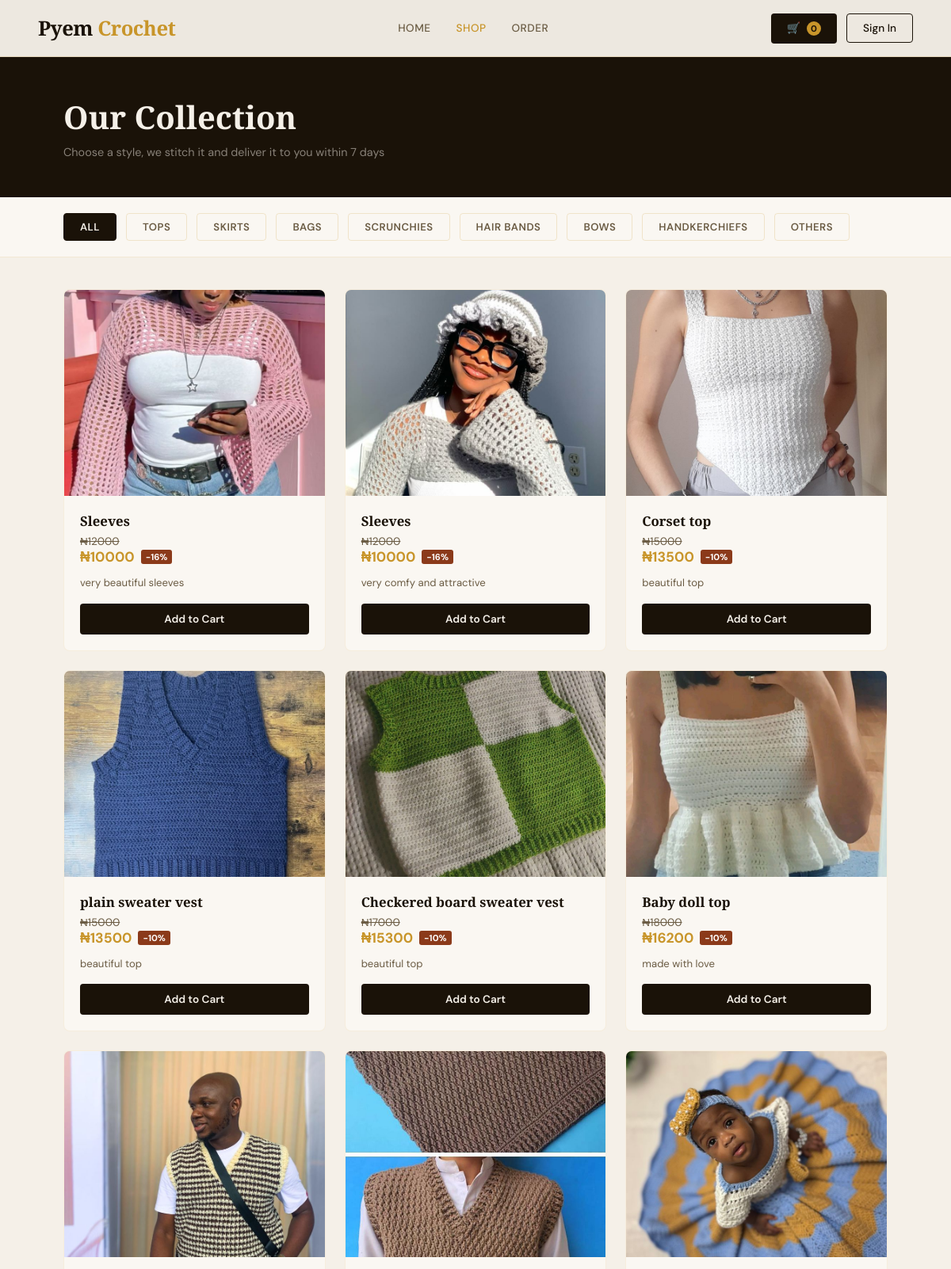
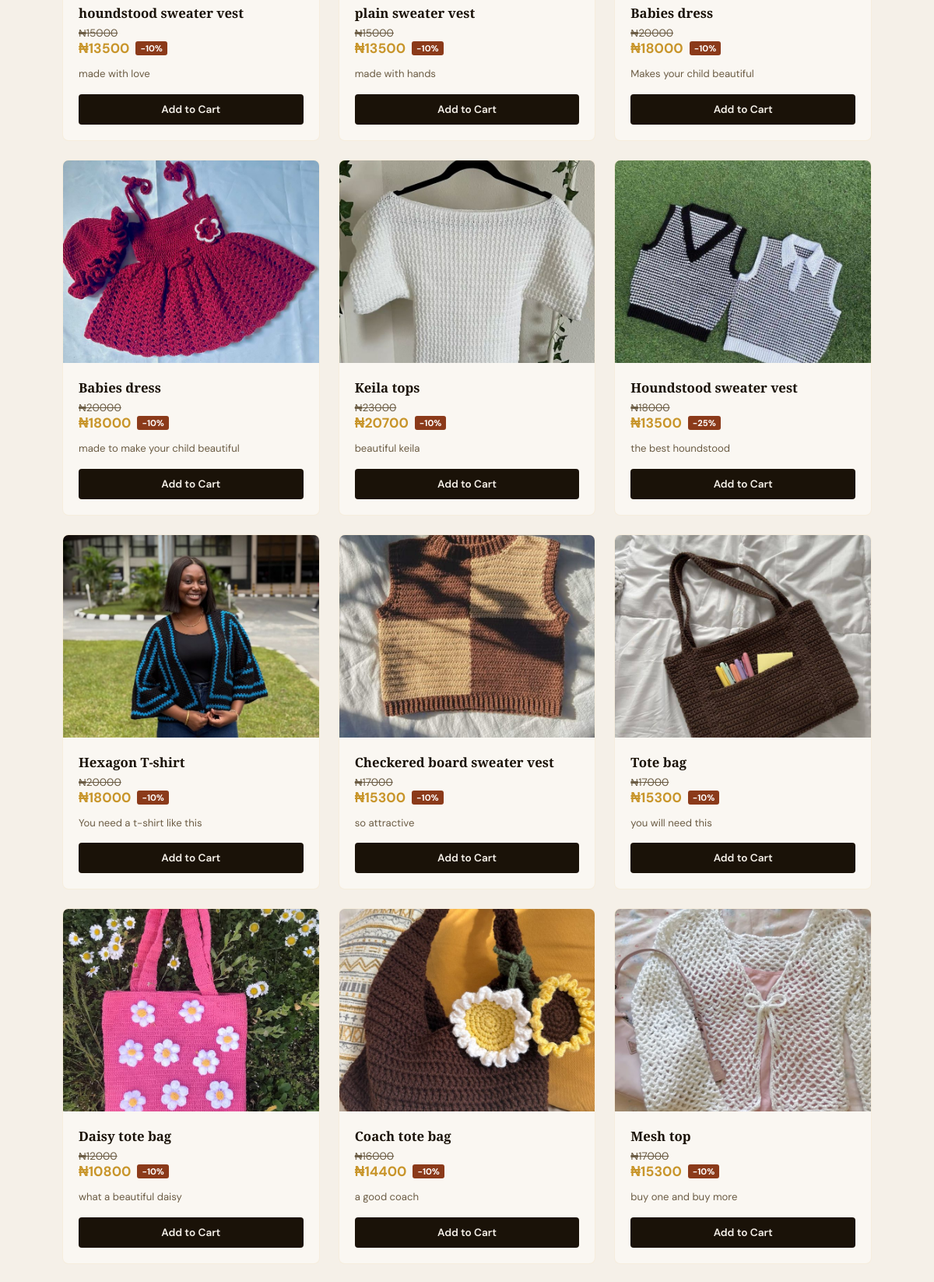
The app's page /shop/ (upper part) with its own data (2 pictures, top to bottom).
### stitches/models.py (models this page shows, shortened)
class Product(models.Model):
    CATEGORY_CHOICES = [
        ('Tops', 'Tops'),
        ('Skirts', 'Skirts'),
        ('Bags', 'Bags'),
        ('Scrunchies', 'Scrunchies'),
        ('Hair Bands', 'Hair Bands'),
        ('Bows', 'Bows'),
        ('Handkerchiefs', 'Handkerchiefs'),
        ('Others', 'Others'),
    ]
    GENDER_CHOICES = [
        ('Male', 'Male'),
        ('Female', 'Female'),
        ('Unisex', 'Unisex'),
    ]
    name = models.CharField(max_length=200)
    description = models.TextField()
    price = models.DecimalField(max_digits=10, decimal_places=2)
    discount_price = models.DecimalField(max_digits=10, decimal_places=2, blank=True, null=True)
    image = models.ImageField(upload_to='products/', blank=True, null=True)
    category = models.CharField(max_length=100, choices=CATEGORY_CHOICES)
    gender = models.CharField(max_length=20, choices=GENDER_CHOICES, default='Unisex')
    badge = models.CharField(max_length=50, blank=True, null=True)
    created_at = models.DateTimeField(auto_now_add=True)
    def discount_percentage(self):
        if self.discount_price and self.price > self.discount_price:
            diff = self.price - self.discount_price
            percent = (diff / self.price) * 100
            return int(percent)
        return None

### stitches/views.py (the view)
# urls.py: path('shop/', views.shop, name='shop'),
def shop(request):
    category = request.GET.get('category')
    if category:
        all_products = Product.objects.filter(category=category)
    else:
        all_products = Product.objects.all()
    paginator = Paginator(all_products, 20)
    page_number = request.GET.get('page')
    products = paginator.get_page(page_number)
    return render(request, 'shop.html', {
        'products': products,
        'category': category,
    })

### templates/shop.html (shortened to what this page needs)
{% extends "base.html" %}
{% load static %}
{% block content %}
<div class="page-header dark">
  <h2>Our Collection</h2>
  <p>Choose a style, we stitch it and deliver it to you within 7 days</p>
</div>
<div class="filter-bar">
  <a href="{% url 'shop' %}" class="filter-btn {% if not request.GET.category %}active{% endif %}">All</a>
  <a href="?category=Tops" class="filter-btn {% if request.GET.category == 'Tops' %}active{% endif %}">Tops</a>
  <a href="?category=Skirts" class="filter-btn {% if request.GET.category == 'Skirts' %}active{% endif %}">Skirts</a>
  <a href="?category=Bags" class="filter-btn {% if request.GET.category == 'Bags' %}active{% endif %}">Bags</a>
  <a href="?category=Scrunchies" class="filter-btn {% if request.GET.category == 'Scrunchies' %}active{% endif %}">Scrunchies</a>
  <a href="?category=Hair Bands" class="filter-btn {% if request.GET.category == 'Hair Bands' %}active{% endif %}">Hair Bands</a>
  <a href="?category=Bows" class="filter-btn {% if request.GET.category == 'Bows' %}active{% endif %}">Bows</a>
  <a href="?category=Handkerchiefs" class="filter-btn {% if request.GET.category == 'Handkerchiefs' %}active{% endif %}">Handkerchiefs</a>
  <a href="?category=Others" class="filter-btn {% if request.GET.category == 'Others' %}active{% endif %}">Others</a>
</div>
<section class="section" style="padding-top: 40px;">
  <div class="products-grid">
    {% for product in products %}
    <div class="product-card">
      <div class="product-img">
        {% if product.image %}
          <img src="{{ product.image.url }}" alt="{{ product.name }}" />
        {% else %}
          <div class="placeholder">👗</div>
        {% endif %}
      </div>
      <div class="product-info">
        <h3>{{ product.name }}</h3>
        <div class="price-section">
          {% if product.discount_price %}
            <div class="original-price">₦{{ product.price|floatformat:0 }}</div>
            <div class="price-row">
              <span class="discount-price">₦{{ product.discount_price|floatformat:0 }}</span>
              <span class="discount-badge">-{{ product.discount_percentage }}%</span>
            </div>
          {% else %}
            <div class="discount-price">₦{{ product.price|floatformat:0 }}</div>
          {% endif %}
        </div>
        <div class="desc">{{ product.description }}</div>
        <a href="{% url 'add_to_cart' product.id %}" class="add-to-cart">Add to Cart</a>
      </div>
    </div>
    {% empty %}
    <div class="empty-products">
      <div class="empty-icon">✂️</div>
      <h3>No products yet</h3>
      <p>The admin is still adding styles. Check back soon!</p>
    </div>
    {% endfor %}
  </div>
</section>
{% endblock %}

### static/css/style.css (style rules this page uses)
:root { --cream: #f5f0e8; --dark: #1a1208; --gold: #c8952a; --gold-light: #e8b84b; --rust: #8b3a1a; --green: #2d4a2d; --off-white: #faf7f2; --mid: #6b5c44; --shadow: rgba(26, 18, 8, 0.15); }
* { margin: 0; padding: 0; box-sizing: border-box; }
html { scroll-behavior: smooth; }
body { font-family: 'DM Sans', sans-serif; background: var(--cream); color: var(--dark); overflow-x: hidden; }
.section { padding: 96px 80px; }
.products-grid { display: grid; grid-template-columns: repeat(auto-fill, minmax(260px, 1fr)); gap: 24px; }
.product-card { background: var(--off-white); border-radius: 8px; overflow: hidden; border: 1px solid rgba(200, 149, 42, 0.1); transition: transform 0.25s, box-shadow 0.25s; }
.product-img { height: 260px; background: #e8e0d0; display: flex; align-items: center; justify-content: center; position: relative; overflow: hidden; }
.product-img img { width: 100%; height: 100%; object-fit: cover; }
.product-info { padding: 20px; }
.product-info h3 { font-family: 'Playfair Display', serif; font-size: 1.05rem; margin-bottom: 6px; }
.product-info .desc { font-size: 0.82rem; color: var(--mid); margin-bottom: 16px; line-height: 1.5; }
.add-to-cart { width: 100%; background: var(--dark); color: var(--cream); border: none; padding: 11px; border-radius: 4px; font-family: 'DM Sans', sans-serif; font-size: 0.85rem; font-weight: 600; cursor: pointer; text-decoration: none; display: block; text-align: center; transition: background 0.2s; }
.page-header { padding: 120px 80px 48px; }
.page-header.dark { background: var(--dark); }
.page-header.dark h2 { font-family: 'Playfair Display', serif; font-size: clamp(1.8rem, 4vw, 2.5rem); font-weight: 900; color: var(--cream); }
.page-header.dark p { color: rgba(245, 240, 232, 0.5); font-size: 0.9rem; margin-top: 8px; }
.price-section { margin-bottom: 12px; }
.price-row { display: flex; align-items: center; gap: 8px; margin-bottom: 4px; }
.original-price { font-size: 0.85rem; color: var(--mid); text-decoration: line-through; }
.discount-badge { background: var(--rust); color: #fff; font-size: 0.7rem; font-weight: 700; padding: 2px 6px; border-radius: 3px; }
.discount-price { color: var(--gold); font-weight: 700; font-size: 1.1rem; }

### templates/shop.html (style rules this page uses)
.page-header { padding: 120px 80px 48px; }
.page-header.dark { background: var(--dark); }
.page-header.dark h2 { font-family: 'Playfair Display', serif; font-size: 2.5rem; font-weight: 900; color: var(--cream); }
.page-header.dark p { color: rgba(245, 240, 232, 0.5); font-size: 0.9rem; margin-top: 8px; }
.filter-bar { background: var(--off-white); padding: 20px 80px; display: flex; gap: 12px; flex-wrap: wrap; border-bottom: 1px solid rgba(200, 149, 42, 0.15); }
.filter-btn { padding: 8px 20px; border-radius: 4px; font-size: 0.82rem; font-weight: 600; letter-spacing: 0.5px; text-transform: uppercase; text-decoration: none; color: var(--mid); background: transparent; border: 1.5px solid rgba(200, 149, 42, 0.2); transition: all 0.2s; }
.filter-btn:hover, .filter-btn.active { background: var(--dark); color: var(--cream); border-color: var(--dark); }

### records on screen
Product: image (picture), name "Sleeves", price "12000", discount_price "10000", discount_percentage "16", description "very beautiful sleeves"
Product: image (picture), name "Sleeves", price "12000", discount_price "10000", discount_percentage "16", description "very comfy and attractive"
Product: image (picture), name "Corset top", price "15000", discount_price "13500", discount_percentage "10", description "beautiful top"
Product: image (picture), name "plain sweater vest", price "15000", discount_price "13500", discount_percentage "10", description "beautiful top"
Product: image (picture), name "Checkered board sweater vest", price "17000", discount_price "15300", discount_percentage "10", description "beautiful top"
Product: image (picture), name "Baby doll top", price "18000", discount_price "16200", discount_percentage "10", description "made with love"
Product: image (picture), name "houndstood sweater vest", price "15000", discount_price "13500", discount_percentage "10", description "made with love"
Product: image (picture), name "plain sweater vest", price "15000", discount_price "13500", discount_percentage "10", description "made with hands"
Product: image (picture), name "Babies dress", price "20000", discount_price "18000", discount_percentage "10", description "Makes your child beautiful"
Product: image (picture), name "Babies dress", price "20000", discount_price "18000", discount_percentage "10", description "made to make your child beautiful"
Product: image (picture), name "Keila tops", price "23000", discount_price "20700", discount_percentage "10", description "beautiful keila"
Product: image (picture), name "Houndstood sweater vest", price "18000", discount_price "13500", discount_percentage "25", description "the best houndstood"
Product: image (picture), name "Hexagon T-shirt", price "20000", discount_price "18000", discount_percentage "10", description "You need a t-shirt like this"
Product: image (picture), name "Checkered board sweater vest", price "17000", discount_price "15300", discount_percentage "10", description "so attractive"
Product: image (picture), name "Tote bag", price "17000", discount_price "15300", discount_percentage "10", description "you will need this"
Product: image (picture), name "Daisy tote bag", price "12000", discount_price "10800", discount_percentage "10", description "what a beautiful daisy"
Product: image (picture), name "Coach tote bag", price "16000", discount_price "14400", discount_percentage "10", description "a good coach"
Product: image (picture), name "Mesh top", price "17000", discount_price "15300", discount_percentage "10", description "buy one and buy more"

### other values on screen
{{ request.session.cart|length|default:"0" }} "0"
